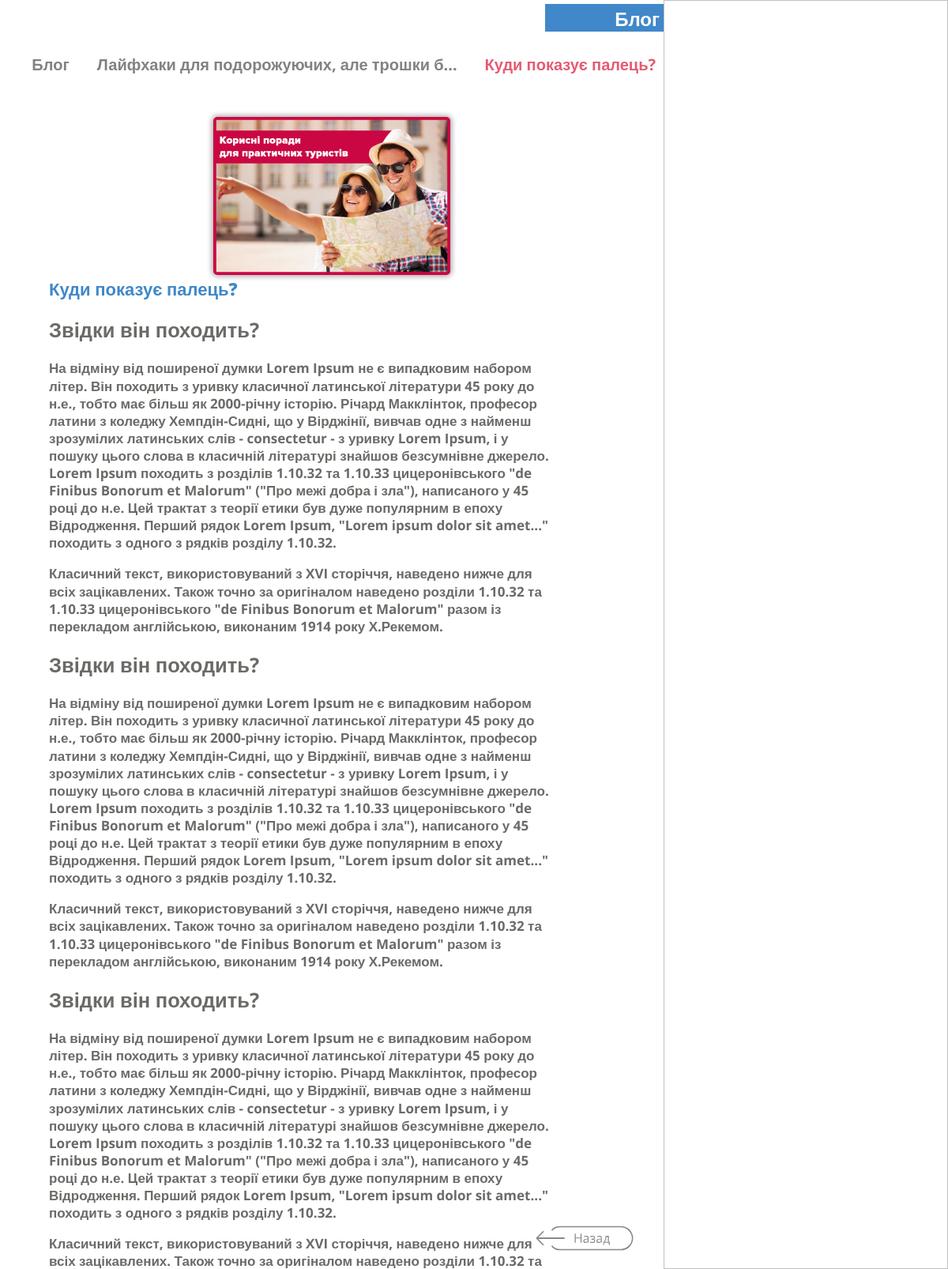
Page /post/20/ on the committed database.
### project/blog/models.py (models this page shows, shortened)
class Post(MetaData):
    class Meta:
        verbose_name = 'Пост'
        verbose_name_plural = 'Пости'
    title           = models.CharField( verbose_name='Заголовок', max_length=150, blank=True, null=True)
    image           = models.ImageField(verbose_name='Зображення', blank=True, null=True)
    text            = HTMLField(verbose_name='Текст', blank=True, null=True)
    category        = models.ForeignKey(verbose_name='Відноситься до категорії', to='PostCategory', blank=True, null=True, on_delete=models.CASCADE, related_name='posts')
    updated         = models.DateTimeField(verbose_name='Змінено', auto_now=True)
    def get_image_url(self):
        url = ''
        if self.image: url = self.image.url
        return url

class PostCategory(MetaData):
    class Meta:
        verbose_name = 'Категорію блогу'
        verbose_name_plural = 'Категорії блогу'
    title           = models.CharField(verbose_name='Заголовок', max_length=150, blank=True, null=True)
    slug            = models.SlugField(verbose_name='Посилання', unique=True)
    image           = models.ImageField(verbose_name='Зображення', blank=True, null=True)
    updated         = models.DateTimeField(verbose_name='Змінено', auto_now=True)

### project/views.py (the view)
# urls.py: path('post/<id>/',              post,                       name='post'),
def post(request, id):
    post            = Post.objects.get(pk=id)
    return render(request, 'post.html', locals())

### templates/post.html (shortened to what this page needs)
<!DOCTYPE html>
<html lang="en">
<head>
	<link rel="stylesheet" href="/static/css/style.css?v=2">
</head>
<body class="services_fixed blog_fixed">
	<div class="nav-bar">
		<a class="logo_link" href="/">
			<div class="logo-wrap">
				<img src="/static/img/logo.png" alt="">
			</div>
		</a>
		<div class="hidden_nav-bar">
			<div data-index="2" data-menuanchor="secondPage" class="hidden_name slide psevdo_link">
				<div class="psevdo_point">
					<div class="psevdo_sub-point">
					</div>
				</div>
				<a href="#secondPage">
				</a>
			</div>
			<div data-index="3" data-menuanchor="3thPage" class="hidden_name slide psevdo_link">
				<div class="psevdo_point">
					<div class="psevdo_sub-point">
					</div>
				</div>
				<a href="#3thPage">
				</a>
			</div>
			<div data-index="4" data-menuanchor="4thpage" class="hidden_name slide psevdo_link">
				<div class="psevdo_point">
					<div class="psevdo_sub-point">
					</div>
				</div>
				<a href="#4thpage">
				</a>
			</div>
			<div data-index="5" data-menuanchor="5thpage" class="hidden_name slide psevdo_link">
				<div class="psevdo_point">
					<div class="psevdo_sub-point">
					</div>
				</div>
				<a href="#5thpage">
				</a>
			</div>
			<div data-index="6" data-menuanchor="6thpage" class="hidden_name slide psevdo_link">
				<div class="psevdo_point">
					<div class="psevdo_sub-point psevdo_sub-point_active">
					</div>
				</div>
				<a href="#6thpage">
				</a>
			</div>
			<div data-index="7" data-menuanchor="7thpage" class="hidden_name slide psevdo_link">
				<div class="psevdo_point">
					<div class="psevdo_sub-point">
					</div>
				</div>
				<a href="#7thpage">
				</a>
			</div>
		</div>
		  <div class="sociate-block">
			<a href="https://www.instagram.com/visatut.in.ua/" class="sociate-prof">
			</a>
			<a href="https://www.facebook.com/visatut.in.ua/" class="sociate-prof">
			</a>
		</div>
	</div>
		<section id="sect2" class="sect_name section sect2 services2">
			<div class="default-block">
				<div class="default-content">
					<div class="main__title">
						<h1 class="title_name">
							Блог
						</h1>
					</div>
					<div class="mini-navigation-block">
						<div data-scheme="102" class="nav_name nav_name_blog ">
							Блог
						</div>
						<div class="nav_name nav_name_blog">
							<a href="{% url 'blog' post.category.slug %}">{{ post.category.title|truncatechars_html:40 }}</a>
						</div>
						<div class="nav_name nav_name_blog nav_name_active">
							{{ post.title|truncatechars_html:50 }}
						</div>
					</div>
					<div class="blog-block normalScroll">
						<div class="blog-img blog-img_for_link">
							<img src="{{ post.get_image_url }}" alt="{{ post.img_alt }}">
						</div>
						<div class="blog-text">
							<div class="blog__title">
								{{ post.title }}
							</div>
							{{ post.text|safe }}
						</div>
						<a class="button_nav_name" href="{% url 'blog' post.category.slug %}">
						</a>
					</div>
				</div>
				<div class="default-image default-image-1">
					<img data-src="/static/img/bg-6.jpg" alt="">
				</div>
			</div>
		</section>
</body>
</html>

### rows in the picture
Post: category "Лайфхаки для подорожуючих, але трошки б…", title "Куди показує палець?", get_image_url (picture), text "Звідки він походить? На відміну від поширеної думки Lorem Ipsum не є випадковим набором літер. Він походить з уривку класичної латинської літератури 45 року до н.е., тобто має більш як 2000-річну історію. Річард Макклінток, професор латини з коледжу Хемпдін-Сидні, що у Вірджінії, вивчав одне з найменш зрозумілих латинських слів - consectetur - з уривку Lorem Ipsum, і у пошуку цього слова в класичній літературі знайшов безсумнівне джерело. Lorem Ipsum походить з розділів 1.10.32 та 1.10.33 цицеронівського \"de Finibus Bonorum et Malorum\" (\"Про межі добра і зла\"), написаного у 45 році до н.е. Цей трактат з теорії етики був дуже популярним в епоху Відродження. Перший рядок Lorem Ipsum, \"Lorem…"
